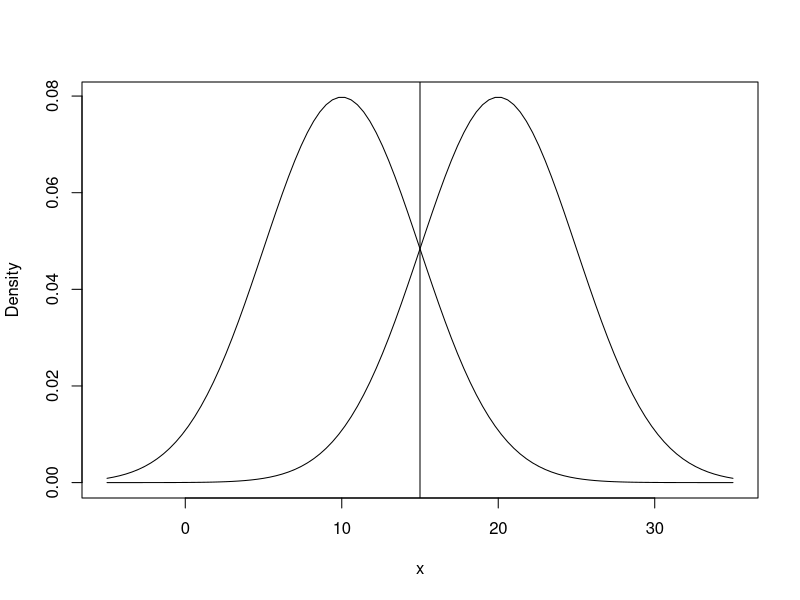

R code for this plot:
### DRAFT! to do a shiny app.
#####################
# LOWER TAIL  ONLY: p(z) ######
#####################
rm(list=ls())

#### GENERATE SAMPLE OF HEALHTY INDIVIDUALS
zobs_1 = -1.64
mu_1 <- 20
sigma_1 <- 5
step_1 <- 1000


#### GENERATE SAMPLE OF PATIENTS
zobs_2 = -1.64
mu_2 <- 10
sigma_2 <- 5
step_2 <- 1000

min_mu = min(mu_1, mu_2)
max_mu = max(mu_1, mu_2)
min_sigma = min(sigma_1, sigma_2)
max_sigma = max(sigma_1, sigma_2)

bounds <- c(min_mu-3*max_sigma, max_mu+3*max_sigma)



# colored area
#cord.x <- c(upper.x,seq(upper.x,lower.x,step),lower.x)
#cord.y <- c(0,dnorm(seq(upper.x,lower.x,step),mu,sigma),0)
# plot_title
#plot_title = paste("prob = ", round( pnorm(zobs_1, mean=mu_1, sd = sigma_1, lower.tail=T), 2))

find_intersection = function(x1, x2, y1, y2, tolx = 0.001, toly=tolx, exclude.edge=T){
  inter = which(abs(x1-x2)<tolx & abs(y1-y2)<toly)
  if (exclude.edge){
    inter = inter[-(c(1, length(inter)))]
  }
  return(inter)  
}


c1 = curve(dnorm(x,mu_1,sigma_1),xlim=bounds, ylab="Density") 
c2 = curve(dnorm(x,mu_2,sigma_2),xlim=bounds, add=TRUE) 


find_intersection = function(x1, x2, y1, y2, tolx = 0.001, toly=tolx, exclude.edge=T){
  inter = which(abs(x1-x2)<tolx & abs(y1-y2)<toly)
  if (exclude.edge){
    inter = inter[-(c(1, length(inter)))]
  }
  return(inter)  
}

inters = find_intersection(c1$x, c2$x, c1$y, c2$y)
abline(v = c1$x[inters])

